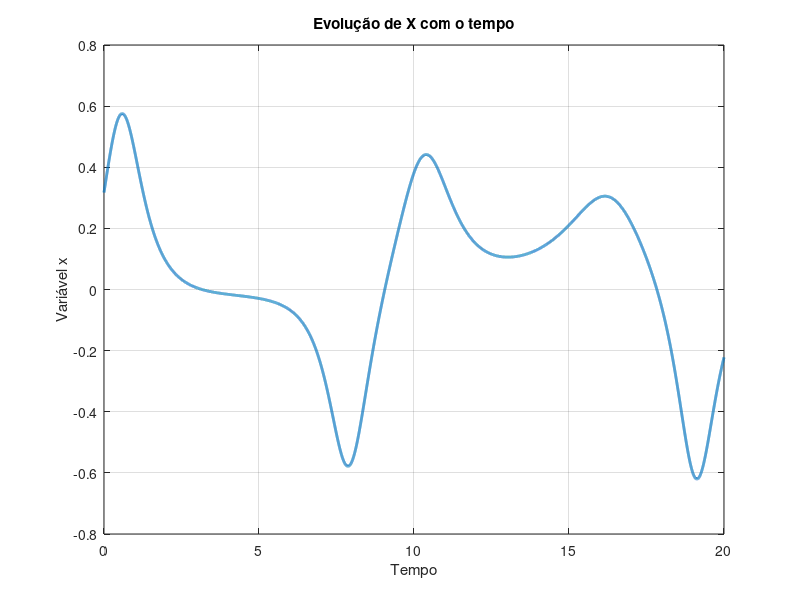
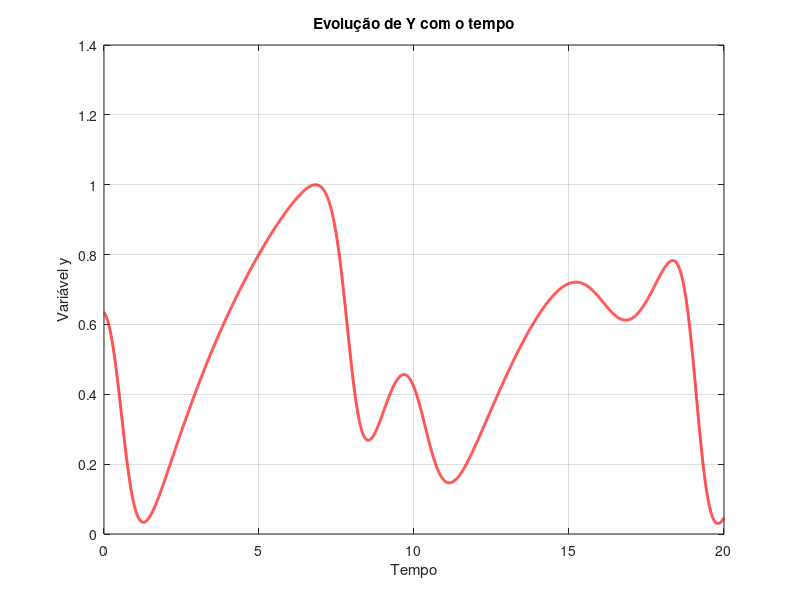
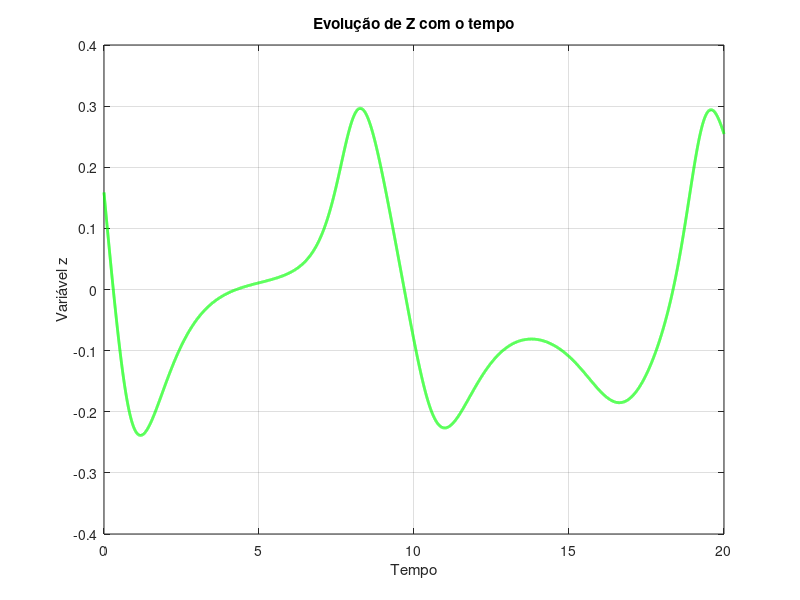
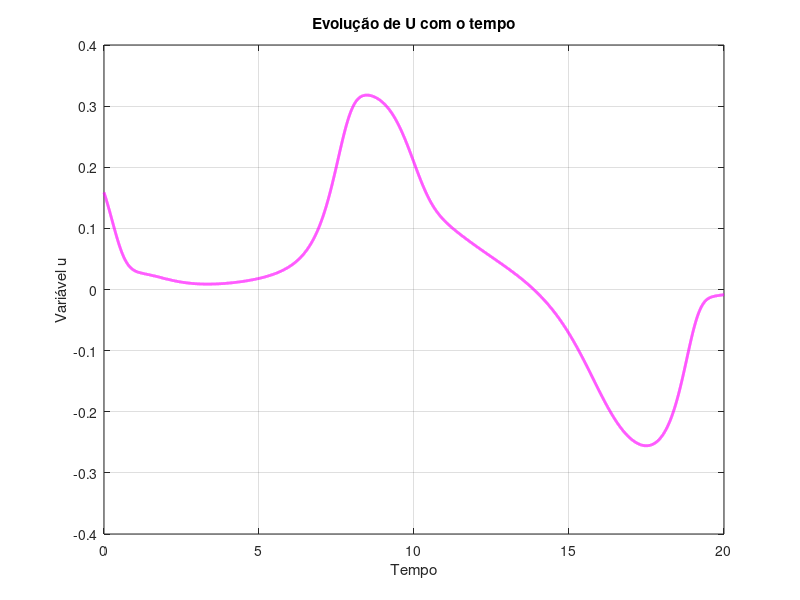

MATLAB code for these plots, in order:
%% Creation of time and state vectors and declaration of constants and initial conditions
% Since the gratest absolute value for amplitude of the non-scaled system
% is 3.15, that will be the scaling factor.
% Amplitude scaling is done by:
% 1. Dividing all the initial conditions by the scaling factor and
% 2. Multiplying all the non-linear terms and dividing the constants of the equation by
% the scaling factor
scalingFactor = 3.15;
tFinal = 20;
dt = 0.001;
numberOfPoints = tFinal/dt;
time = 0:dt:tFinal;

a = .9;
b = .2;
c = 1.5;
d = .2;
k = .17;

x = zeros(1,numberOfPoints);
x(1) = 1/scalingFactor;
y = zeros(1,numberOfPoints);
y(1) = 2/scalingFactor;
z = zeros(1,numberOfPoints);
z(1) = .5/scalingFactor;
u = zeros(1,numberOfPoints);
u(1) = .5/scalingFactor;

%% Calculation of scaled system state vectors
for i = 1:(numberOfPoints)
    x(i+1) = x(i)+(z(i) + (y(i)*scalingFactor - a)*x(i) + u(i))*dt;	
    y(i+1) = y(i)+(1/scalingFactor - b*y(i) - x(i)^2*scalingFactor)*dt;
    z(i+1) = z(i)+(-x(i) - c*z(i))*dt;
    u(i+1) = u(i)+(-d*x(i)*y(i)*scalingFactor - k*u(i))*dt;
end

%% State vectors plot
plot(time,x,'LineWidth',2)
grid on
title('Evolução de X com o tempo')
ylabel('Variável x')
xlabel('Tempo')
saveas(gcf,'plotx_ampscaled.png')

figure, plot(time,y,'r','LineWidth',2)
grid on
title('Evolução de Y com o tempo')
ylabel('Variável y')
xlabel('Tempo')
saveas(gcf,'ploty_ampscaled.png')

figure, plot(time,z,'g','LineWidth',2)
grid on
title('Evolução de Z com o tempo')
ylabel('Variável z')
xlabel('Tempo')
saveas(gcf,'plotz_ampscaled.png')

figure, plot(time,u,'m','LineWidth',2)
grid on
title('Evolução de U com o tempo')
ylabel('Variável u')
xlabel('Tempo')
saveas(gcf,'plotu_ampscaled.png')